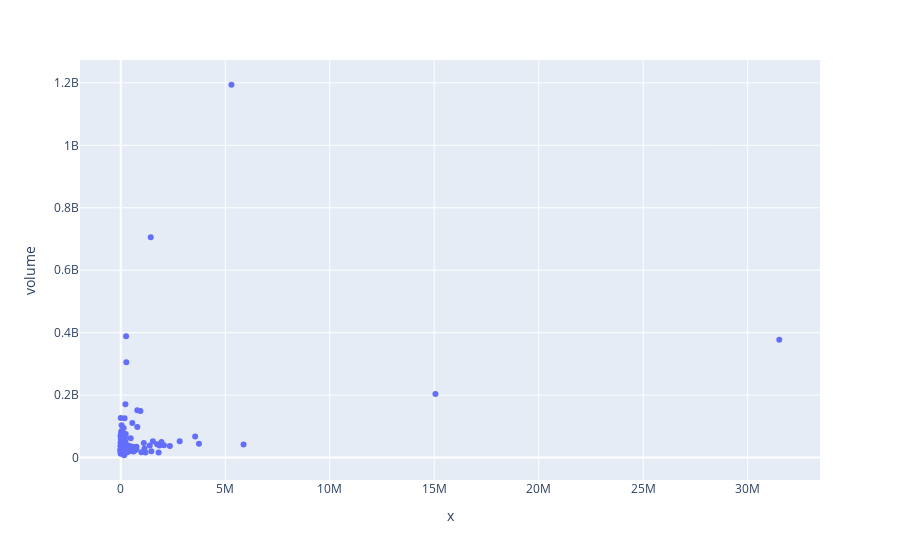

The notebook cell saved with this chart:
### Code cell
# gme_corr_ftd_volume = do_correlation_ftds(gme_df,'volume')
nok_corr_ftd_volume = do_correlation_ftds(nok_df,'volume')
nok_corr_ftd_volume

### Figure 1 — Plotly figure (JSON) as saved in the notebook; plotly's stock layout.template omitted (floating-point values rounded to 4 significant figures; data arrays with more than 128 entries replaced by an {"elided": "..."} marker saying what was removed)
{"data": [{"hovertemplate": "x=%{x}<br>volume=%{y}<extra></extra>", "legendgroup": "", "marker": {"color": "#636efa", "symbol": "circle"}, "mode": "markers", "name": "", "orientation": "v", "showlegend": false, "type": "scatter", "x": {"elided": "172 int values"}, "xaxis": "x", "y": {"elided": "172 int values"}, "yaxis": "y"}], "layout": {"autosize": true, "legend": {"tracegroupgap": 0}, "margin": {"t": 60}, "xaxis": {"anchor": "y", "autorange": true, "domain": [0, 1], "range": [-2059000.0, 33570000.0], "title": {"text": "x"}, "type": "linear"}, "yaxis": {"anchor": "x", "autorange": true, "domain": [0, 1], "range": [-84300000.0, 1286000000.0], "title": {"text": "volume"}, "type": "linear"}}}
